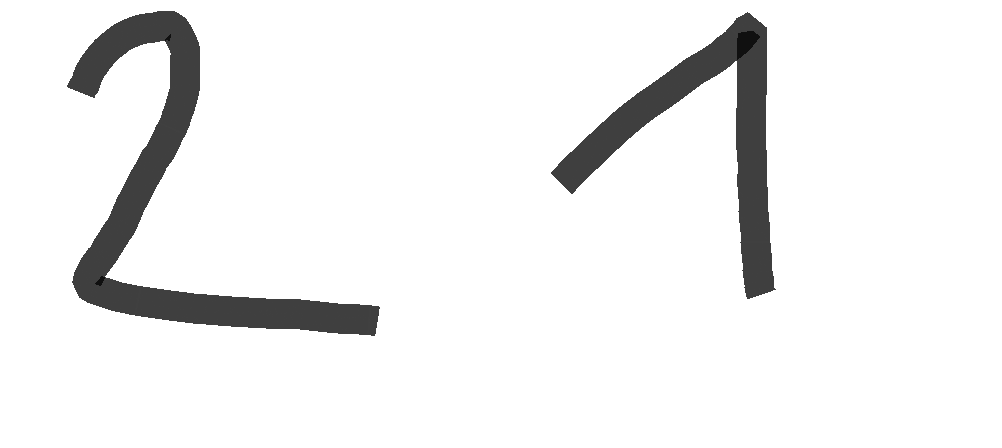
#> input picture 2_1.png, 1002 x 448 px; its folder holds only this picture in this run
$ python contours.py 2_1.png   (older library calls are emulated)
#> lines starting #> are read from the running program, lines starting #| are printed output that depends on the picture; after the words box and inside, x2 and y2 are one past the last pixel; in counts of white or black regions, pixels touching at a corner belong together
import numpy as np
import cv2
import os
import sys
from PIL import Image
import decoupage_image as crop
import resize
import binarize as bw

def main(image):
#> called with image = '2_1.png'
    filename = ''
    for i in image :
        if i == '.':
            break
        filename+=i
    #filename = image

    try :
        os.listdir("separations/")
    except :
        os.system("mkdir separations/")

    try :
        os.listdir("separations/"+filename)
    except :
        os.system("mkdir separations/"+filename)

    image = cv2.imread(image)
#> image is the input picture: shape (448, 1002, 3); min 16, max 255, mean 239.5
    width = image.shape[0]
#> width = 448
    height = image.shape[1]
#> height = 1002
    """
    if width > 28 :
        coeff = 16
        newheight = int(height / coeff)
        newwidth = int(width)
        output = cv2.resize(image, (newwidth, newheight))
        cv2.imwrite('separations/'+filename+"/resize.png", output)
        image = cv2.imread('separations/'+filename+"/resize.png")
    """
    b = image
    gray = cv2.cvtColor(image, cv2.COLOR_BGR2GRAY)
    ret,thresh = cv2.threshold(gray,250,255,cv2.THRESH_BINARY_INV)
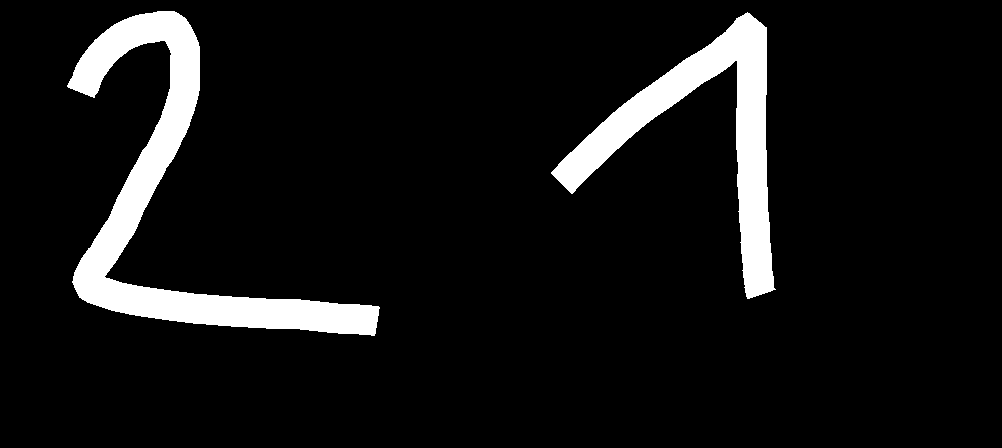
#> thresh: shape (448, 1002); 8% white; 2 white regions


    contours, h=cv2.findContours(thresh, cv2.RETR_EXTERNAL, cv2.CHAIN_APPROX_SIMPLE)
#> contours = 2 contours; box (x1, y1, x2, y2) and area: (67, 11, 380, 336) 20342, (551, 12, 776, 299) 14617; h = [[1, -1, -1, -1], [-1, 0, -1, -1]]
    i = 1
    for cnt in contours:
        perimetre=cv2.arcLength(cnt,True)
        approx = cv2.approxPolyDP(cnt,0.01*perimetre,True)

        M = cv2.moments(cnt)
        #print(M)
        try :
            cX = int(M["m10"] / M["m00"])
            cY = int(M["m01"] / M["m00"])
        except :
            cX, cY = 0, 0
        blank_image = np.zeros((width,height,3), np.uint8)
        blank_image[0::] = (255)      # (B, G, R)
        #print(cnt.tolist())
        newcnt = []
        newcnt_temp = []
        for j in cnt.tolist() :
            for w in j :
                hor, vert= int(w[0]), int(w[1])
                newcnt_temp.append([hor, vert])
                newcnt.append(newcnt_temp)
                newcnt_temp = []
        newcnt = np.asarray(newcnt)
        a = cv2.drawContours(blank_image,[newcnt],-1,(0),2)
        T = []
        for ligne in a :
            T_temp = []
            for j in ligne:
                T_temptemp = []
                for z in j :
                    if z == 255 :
                        T_temp.append(True)
                    else :
                        T_temp.append(False)
                #T_temp.append(T_temptemp)
            T.append(T_temp)
        #print(T)

        data = Image.fromarray(np.asarray(T).astype(np.bool))
        data.save("separations/"+filename+"/"+str(i)+".bmp")


        image = b
        #cv2.imwrite("separations/"+filename+"/"+str(i)+".bmp", a)
        i+=1
#> this loop made 2 passes
#> (perimetre, cX, cY, i) on passes 1 to 2: (1085.6, 704, 134, 2), (1533.2, 177, 201, 3)
#> pass 1, in main, `a = cv2.drawContours(blank_image,[newcnt],-1,(0),2)`:
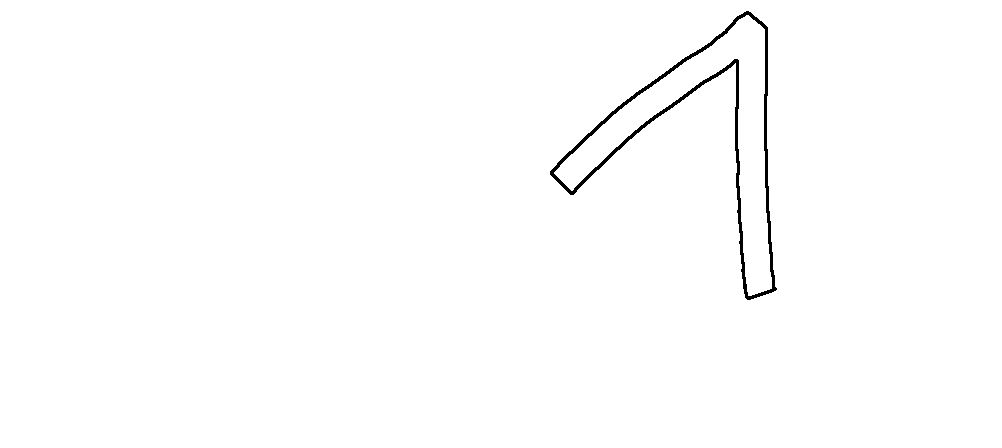
#> a: shape (448, 1002, 3); 99.2% white; 1 black region, box (x1, y1, x2, y2) and area: (550, 11, 777, 300) 3522
#> pass 1, in main, `data = Image.fromarray(np.asarray(T).astype(np.bool))`:
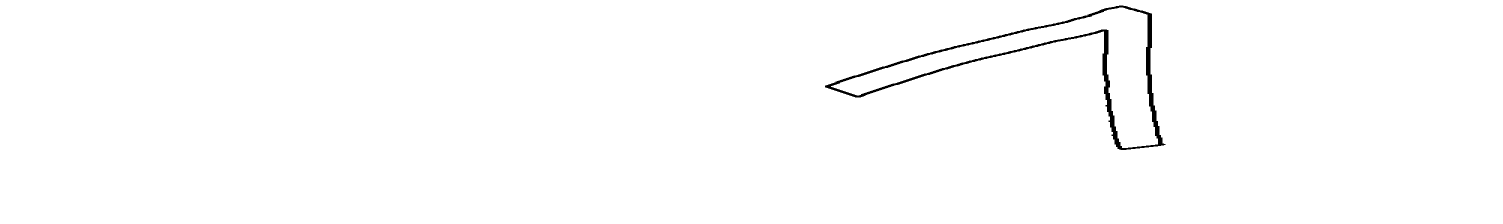
#> data: PIL image 3006x448 1 (shown at 1/2 size); 99.2% white; 1 black region, box (x1, y1, x2, y2) and area: (1650, 11, 2331, 300) 10566
#> pass 2, in main, `a = cv2.drawContours(blank_image,[newcnt],-1,(0),2)`:
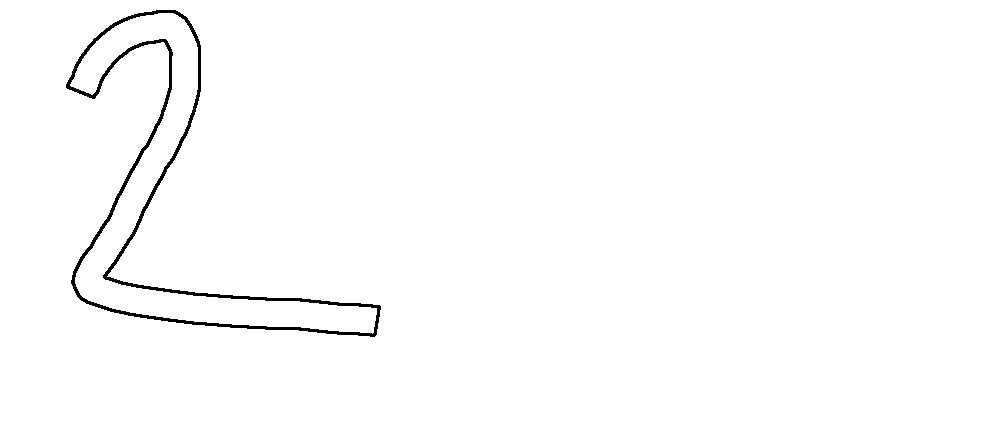
#> a: shape (448, 1002, 3); 98.9% white; 1 black region, box (x1, y1, x2, y2) and area: (66, 10, 381, 337) 4905
#> pass 2, in main, `data = Image.fromarray(np.asarray(T).astype(np.bool))`:
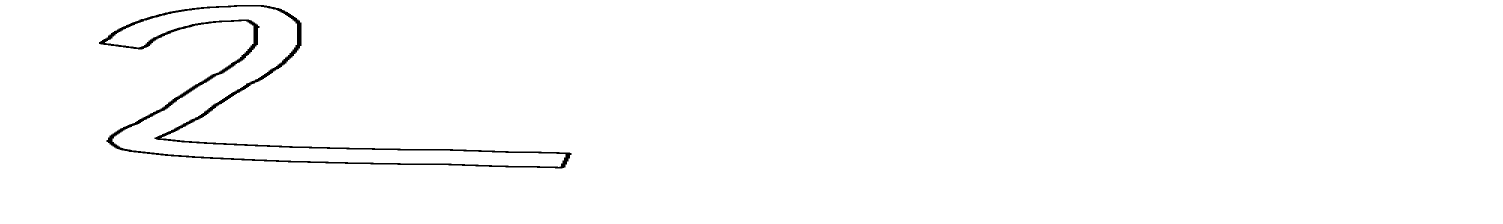
#> data: PIL image 3006x448 1 (shown at 1/2 size); 98.9% white; 1 black region, box (x1, y1, x2, y2) and area: (198, 10, 1143, 337) 14715
#> after the loop, i = 3
    #cv2.imwrite('newimage.bmp',image)
    cv2.waitKey(0)
    cv2.destroyAllWindows()
    bonne_taille(filename)
    return True


def bonne_taille(filename):
    repo = "separations/"+filename+"/"
#> (the run stopped early here; a loop or call above may not have finished)
